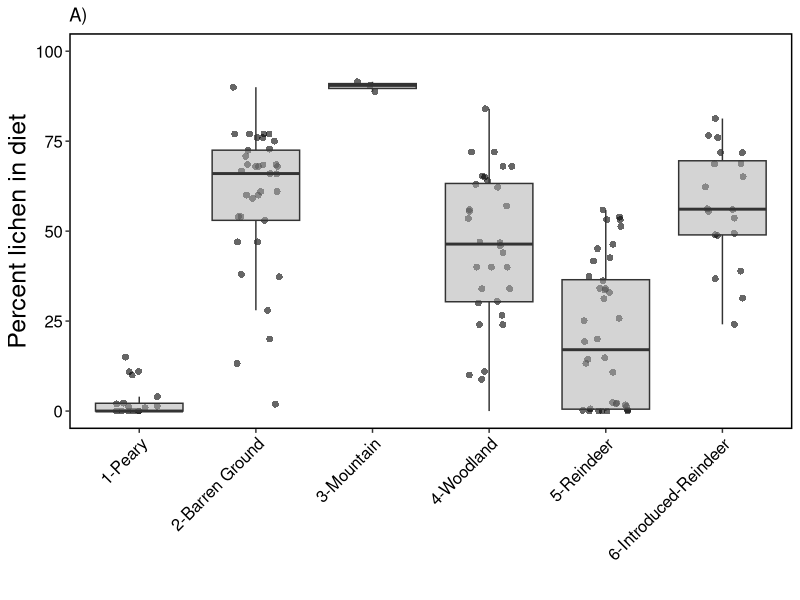
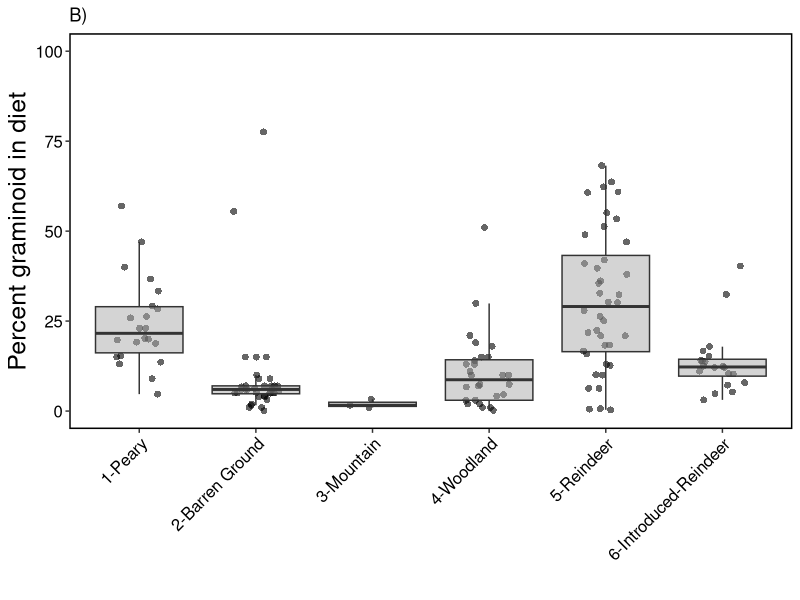
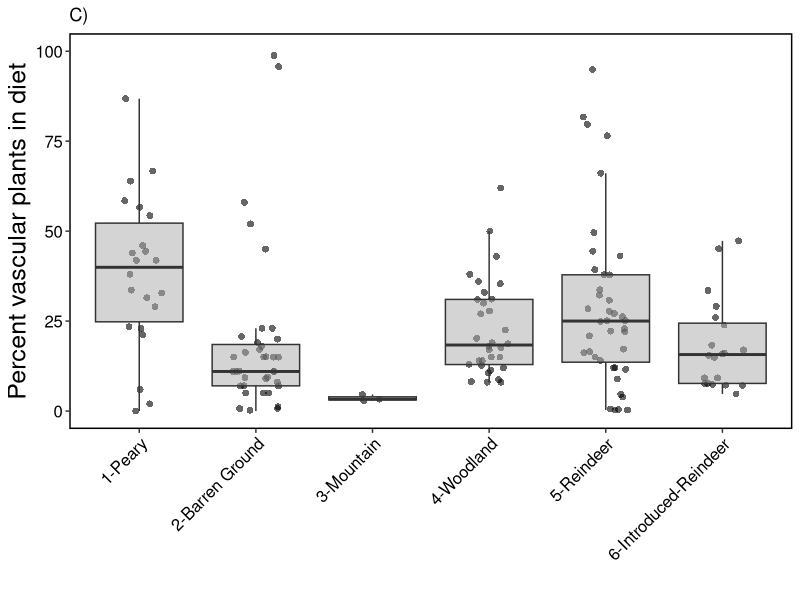

The R source for these figures, in order: (Note: this script raises an error after producing the figures.)

library(data.table)
library(ggplot2)

sub <- fread("output/clean-data.csv")

aa <- ggplot(sub, 
             aes(Subspecies, lichen, fill=Subspecies)) + 
  geom_jitter(color = "black", 
              shape = 16,
              position = position_jitter(0.2),
              size = 2,
              alpha = 0.6) +
  geom_boxplot(fill = "darkgrey", 
               alpha = 0.5,
               outlier.color = NA) + 
  ylab("Percent lichen in diet") + xlab("") +
  ylim(0,100) +
  ggtitle("A)") +
  theme(legend.position = 'none',
        legend.key = element_blank(),
        legend.text = element_text(size = 12, color = "black"),
        legend.title = element_blank(),
        axis.title = element_text(size=18),
        axis.text.y = element_text(size=12, color = "black"),
        axis.text.x = element_text(size = 12, color = "black", angle = 45, hjust = 1), 
        strip.text  = element_text(size = 16),
        strip.background = element_rect(colour="black", size = 1, fill = "white"),
        panel.grid.minor = element_blank(),
        panel.background = element_blank(),
        panel.border = element_rect(colour = "black", fill=NA, size=1)) 

bb <- ggplot(sub, 
             aes(Subspecies, graminoid, fill=Subspecies)) + 
  geom_jitter(color = "black", 
              shape = 16,
              position = position_jitter(0.2),
              size = 2,
              alpha = 0.6) +
  geom_boxplot(fill = "darkgrey", 
               alpha = 0.5,
               outlier.color = NA) + 
  ylab("Percent graminoid in diet") + xlab("") +
  ylim(0,100) +
  ggtitle("B)") +
  theme(legend.position = 'none',
        legend.key = element_blank(),
        legend.text = element_text(size = 12, color = "black"),
        legend.title = element_blank(),
        axis.title = element_text(size=18),
        axis.text.y = element_text(size=12, color = "black"),
        axis.text.x = element_text(size = 12, color = "black", angle = 45, hjust = 1), 
        strip.text  = element_text(size = 16),
        strip.background = element_rect(colour="black", size = 1, fill = "white"),
        panel.grid.minor = element_blank(),
        panel.background = element_blank(),
        panel.border = element_rect(colour = "black", fill=NA, size=1)) 

cc <- ggplot(sub, 
             aes(Subspecies, vascular, fill=Subspecies)) + 
  geom_jitter(color = "black", 
              shape = 16,
              position = position_jitter(0.2),
              size = 2,
              alpha = 0.6) +
  geom_boxplot(fill = "darkgrey", 
               alpha = 0.5,
               outlier.color = NA) + 
  ylab("Percent vascular plants in diet") + xlab("") +
  ylim(0,100) +
  ggtitle("C)") +
  theme(legend.position = 'none',
        legend.key = element_blank(),
        legend.text = element_text(size = 12, color = "black"),
        legend.title = element_blank(),
        axis.title = element_text(size=18),
        axis.text.y = element_text(size=12, color = "black"),
        axis.text.x = element_text(size = 12, color = "black", angle = 45, hjust = 1), 
        strip.text  = element_text(size = 16),
        strip.background = element_rect(colour="black", size = 1, fill = "white"),
        panel.grid.minor = element_blank(),
        panel.background = element_blank(),
        panel.border = element_rect(colour = "black", fill=NA, size=1)) 


g <- grid.arrange(aa,bb, cc, nrow = 1)

ggsave(
  'figures/fig2.pdf',
  g,
  width = 10,
  height = 5,
  dpi = 320
)
